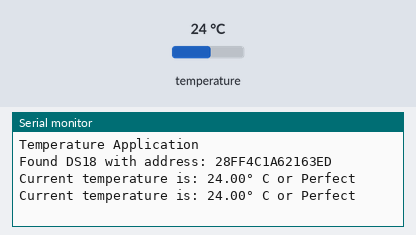
Bench run of a program on a simulated ESP8266 (Wemos D1 mini). On the bench: the last lines printed to the serial monitor. The inputs (shaded band) are chosen by the test bench; at power-on: temperature 24 °C.

Above: at 7.3 s.
7.4 s: temperature set to 12 °C
At 13.3 s:
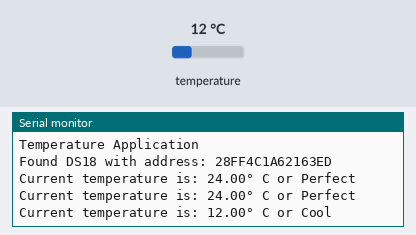
19.3 s: temperature set to 28 °C
At 25.3 s:
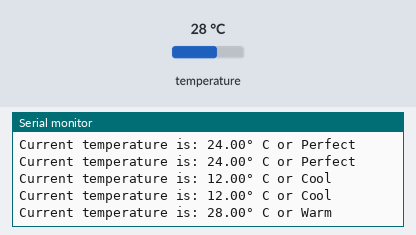
31.1 s: temperature set to 33 °C
At 36.0 s:
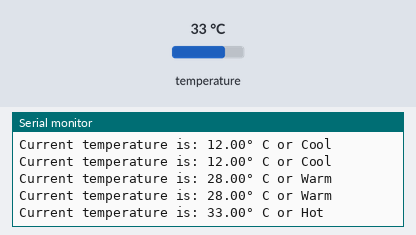
42.7 s: temperature set to 41 °C
At 48.0 s:
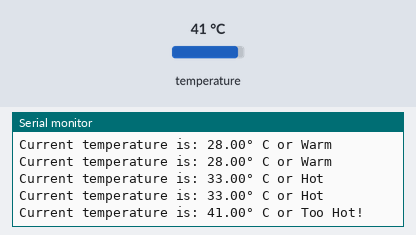
54.3 s: temperature set to 7 °C
At 59.9 s:
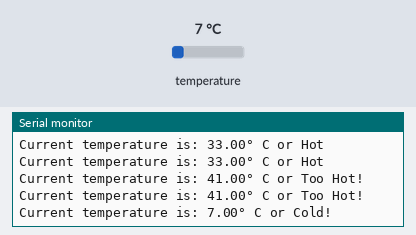

Measured:
- after the input at 7.4 s, the serial monitor: prints a new line after 5.0 s (image 1)
- after the input at 19.3 s, the serial monitor: prints a new line after 4.6 s (image 2)
- after the input at 31.1 s, the serial monitor: prints a new line after 4.4 s (image 3)
- after the input at 42.7 s, the serial monitor: prints a new line after 4.3 s (image 4)
- after the input at 54.3 s, the serial monitor: prints a new line after 4.3 s (image 5)

The program:

main.cpp
```cpp
/*
  I, Wael Harba, student number 000787960, certify that what I am submitting is my own work;
  that I have not copied it from any other source. I also certify that I have not allowed my work to be copied by others.
*/

// ******************************************************************
// Dallas Semiconductor DS18B20 Temperature Sensor Demo Program
// COMP-10184
// Mohawk College

// library for Arduino framework
#include <Arduino.h>
// 1-Wire sensor communication libary
#include <OneWire.h>
// DS18B20 sensor library
#include <DallasTemperature.h>

// Pin that the  DS18B20 is connected to
const int oneWireBus = D3;

// Setup a oneWire instance to communicate with any OneWire devices
OneWire oneWire(oneWireBus);

// Pass our oneWire reference to Dallas Temperature sensor
DallasTemperature DS18B20(&oneWire);

// variable that will hold the 8 byte address of the sensor
DeviceAddress sensorAddress;

void setup()
{
  // configure the USB serial monitor
  Serial.begin(115200);

  // Start the DS18B20 sensor
  DS18B20.begin();

  Serial.println("\nTemperature Application");

  // Checking if there's a sensor connected
  if (DS18B20.getAddress(sensorAddress, 0) == 0)
  {
    // Print a message to user that there's no sensor connected
    Serial.println("No DS18B20 temperature sensors are installed!");
  }
  // In the case of a sensor connected
  else
  {
    Serial.print("Found DS18 with address: ");
    // Loop through the 8 byte sensor address
    for (int i = 0; i < 8; i++)
    {
      // print the byte on hand of the sensor address
      Serial.print(sensorAddress[i], HEX);
    }
    // Printing a new line
    Serial.println("");
  }
}

/// @brief function that will return a judgement of the temperature
/// @param temp temperature as a float
/// @return judgement of the temperature
String getTemperatureJudgement(float temp)
{
  // Checking if temperature is less than 10, we return cold
  if (temp < 10)
  {
    return "Cold!";
  }
  // Checking if temperature is 10-15, we return cool
  else if (temp >= 10 && temp < 15)
  {
    return "Cool";
  }
  // Checking if temperature is 15-25, we return perfect
  else if (temp >= 15 && temp < 25)
  {
    return "Perfect";
  }
  // Checking if temperature is 25-30, we return warm
  else if (temp >= 25 && temp < 30)
  {
    return "Warm";
  }
  // Checking if temperature is 30-35, we return hot
  else if (temp >= 30 && temp < 35)
  {
    return "Hot";
  }
  // Checking if temperature is higher than 35, we return too hot
  else if (temp >= 35)
  {
    return "Too Hot!";
  }

  // otherwise return unknown
  return "Unkown";
}

void loop()
{
  // Check if there's a sensor connected
  if (DS18B20.getAddress(sensorAddress, 0))
  {
    float fTemp; // variable that will hold the temperature

    // ask DS18B20 for the current temperature
    DS18B20.requestTemperatures();

    // fetch the temperature.  We only have 1 sensor, so the index is 0.
    fTemp = DS18B20.getTempCByIndex(0);

    // print the temp to the USB serial monitor with the temperature judgement
    Serial.println("Current temperature is: " + String(fTemp) + "° C or " + getTemperatureJudgement(fTemp));

    // wait 5s (5000ms) before doing this again
    delay(5000);
  }
}
```
